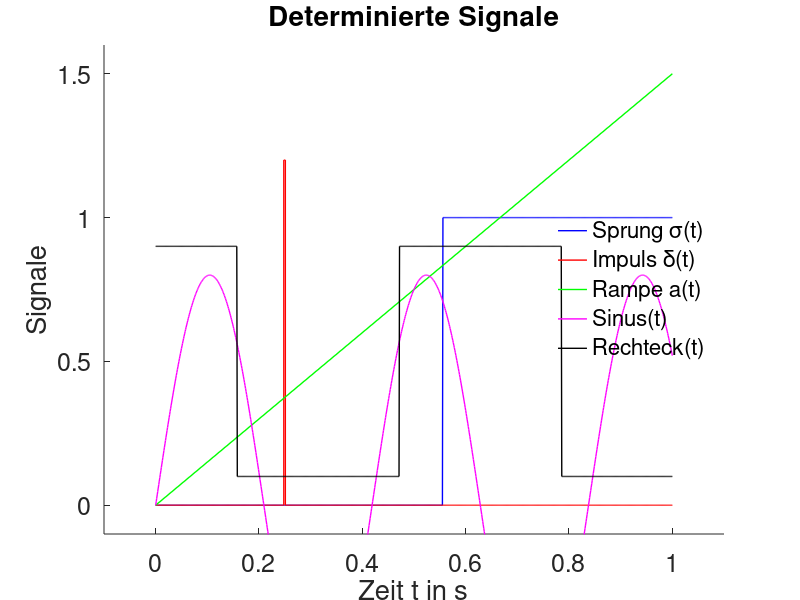

Recreate this plot in MATLAB. (Note: this script raises an error after producing the figure.)
% Script zur Darstellung von Signalen: Signale.m
% 08.03.2019, Manfred Lohoefener, Leipzig
% color
%    ‘k’	blacK
%    ‘r’	Red
%    ‘g’	Green
%    ‘b’	Blue
%    ‘y’	Yellow
%    ‘m’	Magenta
%    ‘c’	Cyan
%    ‘w’	White

clear; close all

T_E = 1;          % [s]
T_D = 0.001;      % [s]
tmin = -0.1;
tmax = 1.1;
ymin = -0.1;
ymax = 1.6;

x_t = 0:T_D:T_E;  % [s] Zeitachse

% Deterministisch
sigma = round (x_t*0.9);
dirac = zeros (1, length(x_t));
dirac (1, T_E/T_D/4-1:T_E/T_D/4+1) = 1.2;
sinus = sin (x_t*15)*0.8;
kosinus = cos (x_t*10)*0.5;
rechteck = sign (kosinus)*0.4+0.5;

% Stochastisch
PRBS = [1 1 1 -1 1 -1 -1];
x_PRBS = 0:T_E/6:T_E;
%xi = rand (1, 101)-0.5;
%x_xi = 0:T_E/100:T_E;
xi = randn (1, T_E/T_D+1)*0.5;
x_xi = x_t;
xi_f = zeros (1, length(xi));
for i = 2:length(xi)-1
  xi_f (i) = (xi_f(i-1)*0.99 + xi(i)*0.05);
end
gemisch = x_t + xi_f*0.2;

figure ('Name', 'Determiniert', 'NumberTitle', 'off', 'Position', [0 0 800 600])
  set (gca, 'FontSize', 18); hold on
  plot (x_t, sigma, 'b', 'LineWidth', 1)
  stairs (x_t, dirac, 'r', 'LineWidth', 1)
  plot ([0 T_E], [0 1.5], 'g', 'LineWidth', 1)  % Rampe
  plot (x_t, sinus, 'm', 'LineWidth', 1)
  plot (x_t, rechteck, 'k', 'LineWidth', 1)
  axis ([tmin tmax ymin ymax])
  title ('Determinierte Signale', 'fontsize', 20)
  xlabel ('Zeit t in s')
  ylabel ('Signale')
  legend ('Sprung \sigma(t)', 'Impuls \delta(t)', 'Rampe a(t)', 'Sinus(t)', 'Rechteck(t)', 'location', 'east')
  legend boxoff
  printgcf (mfilename, 0)

figure ('Name', 'Stochastisch', 'NumberTitle', 'off', 'Position', [200 0 800 600])
  set (gca, 'FontSize', 18); hold on
  stairs (x_PRBS, PRBS, 'b', 'LineWidth', 1)
  plot (x_xi, xi, 'c', 'LineWidth', 1)
  plot (x_xi, xi_f, 'r', 'LineWidth', 1)
  plot (x_t, gemisch, 'g', 'LineWidth', 1)
  axis ([tmin tmax -ymax ymax])
  title ('Stochastische Signale', 'fontsize', 20)
  xlabel ('Zeit t in s')
  ylabel ('Signale')
  legend ('PRBS(t)', 'weißes Rauschen \xi(t)', 'rosa Rauschen \xi_f(t)', 'Signalgemisch', 'location', 'east')
  legend boxoff
  printgcf (mfilename, 0)
